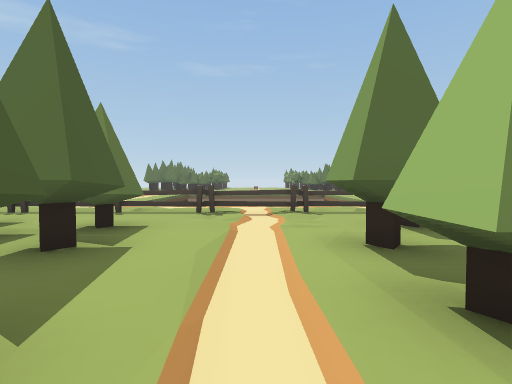
view 1 (above)

24 first-person views from a walk through a scene from a Unity 3-D project. The camera is 1.4 m above the floor, tilts 2° down and sees 80° across. The floor is counted in squares, 2 m on a side. Each view is taken from the middle of a square. On the plan, view 1 faces up. The plan holds only what a view shows up to about 10 squares ahead; the rest is blank. The place goes on beyond the plan. The player character is not drawn.

view 2
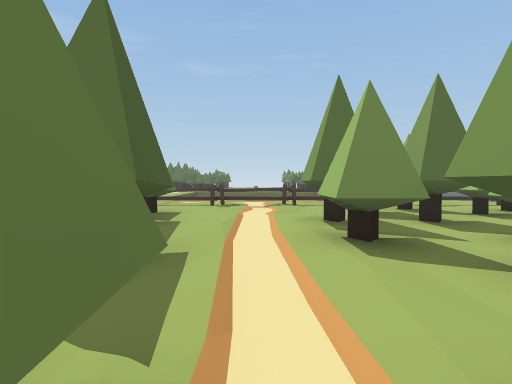

view 3
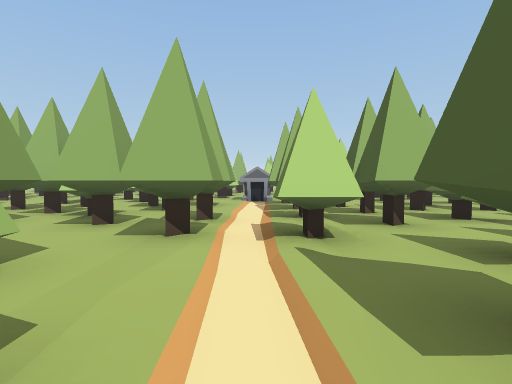

view 4
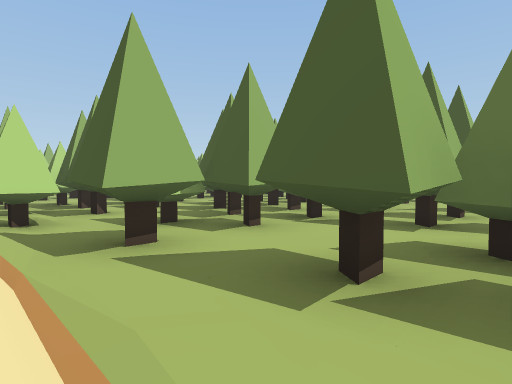

view 5
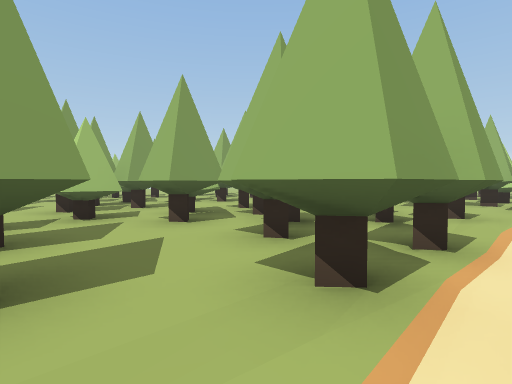

view 6
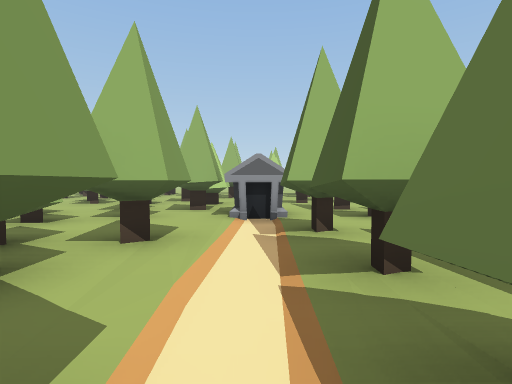

view 7
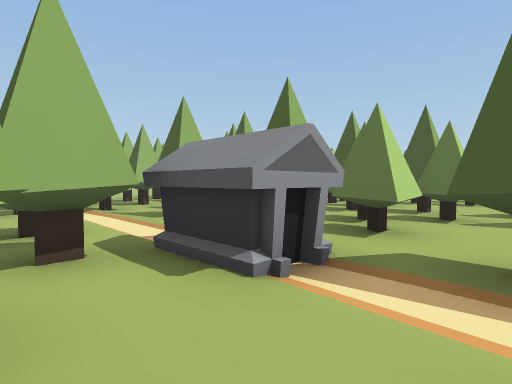

view 8
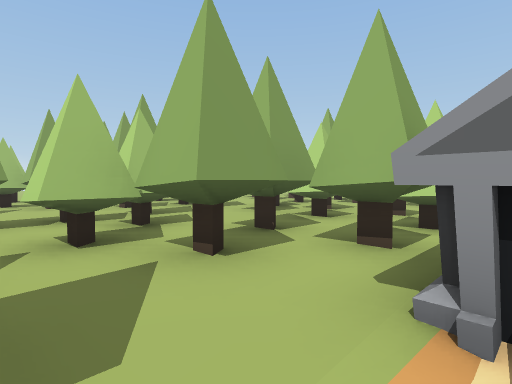

view 9
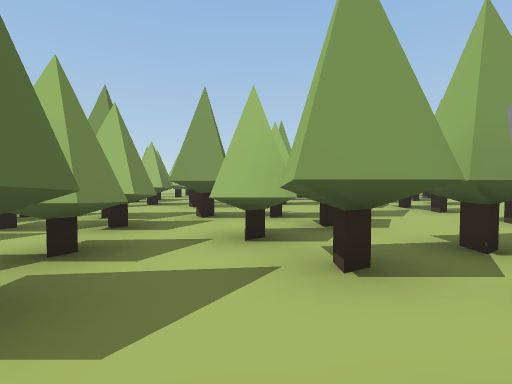

view 10
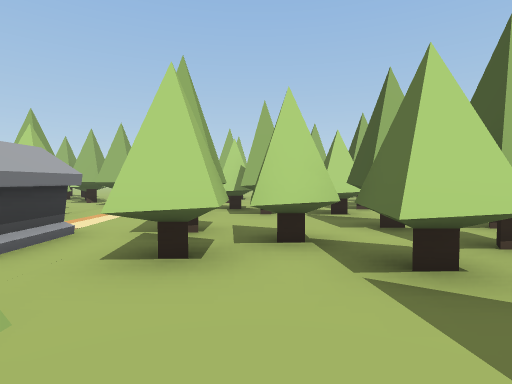

view 11
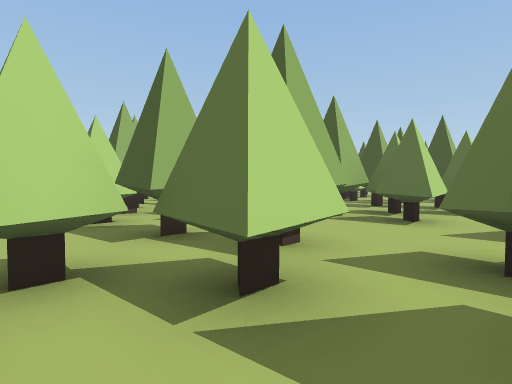

view 12
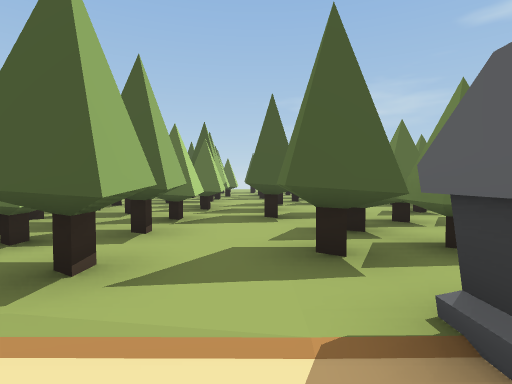

view 13
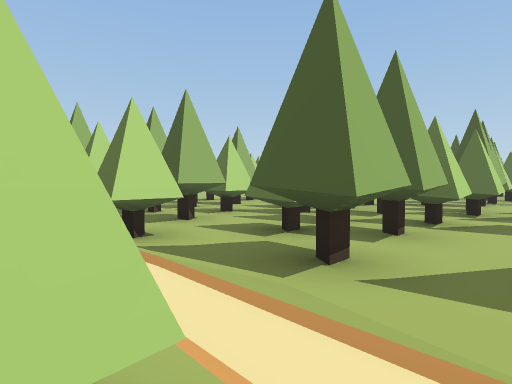

view 14
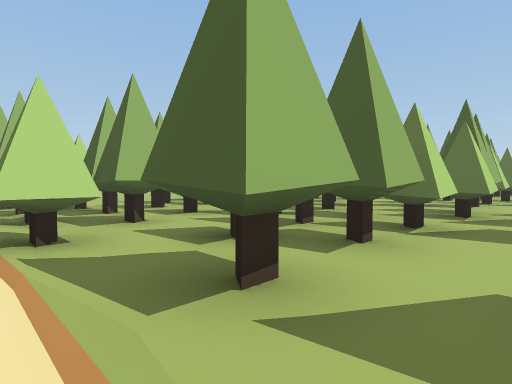

view 15
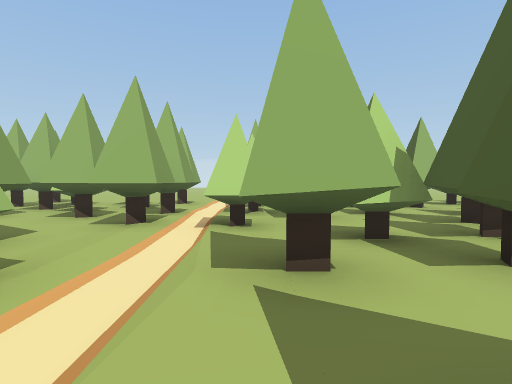

view 16
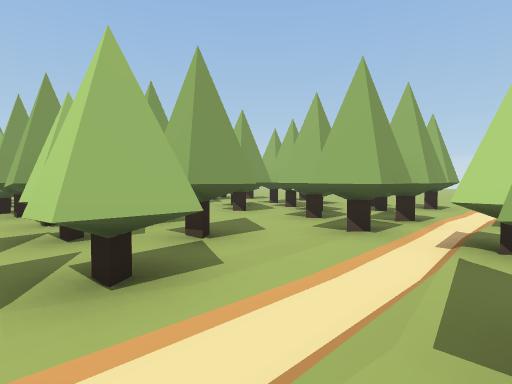

view 17
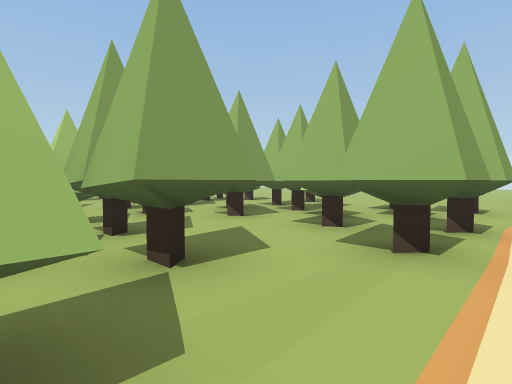

view 18
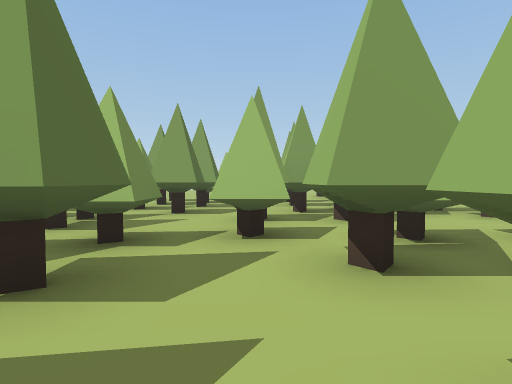

view 19
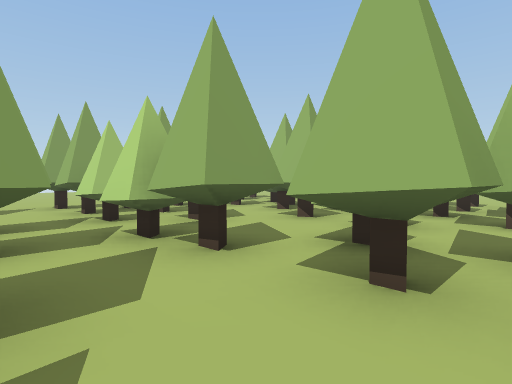

view 20
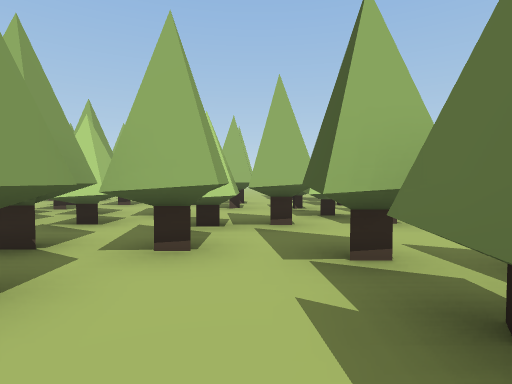

view 21
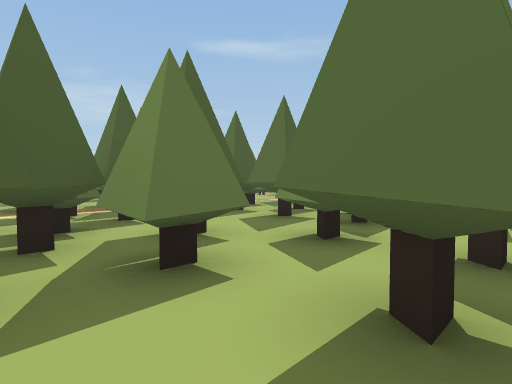

view 22
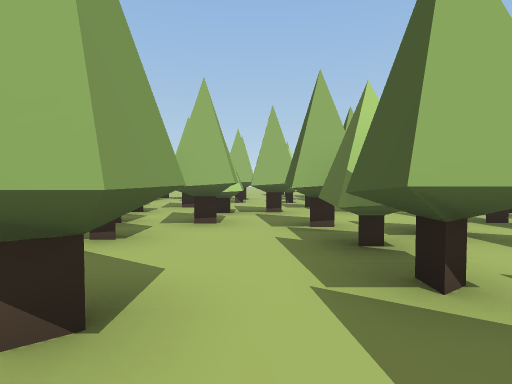

view 23
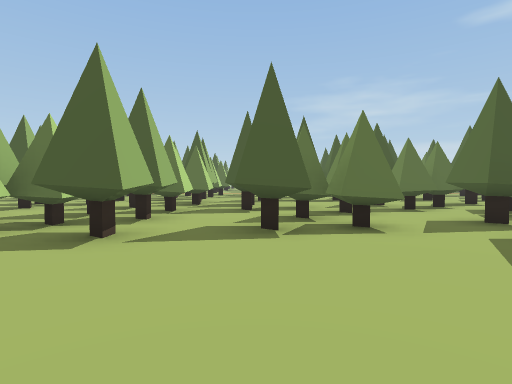

view 24
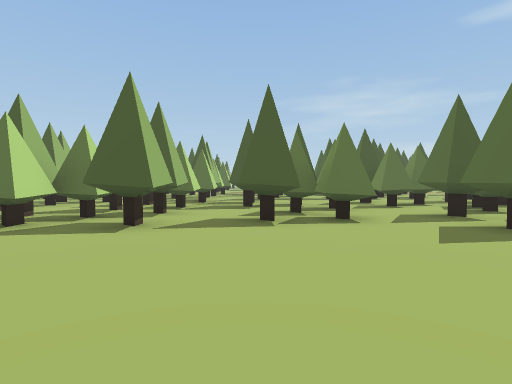

### Floor plan
Key: @ floor where view 1 was taken; # wall or solid block; x gap in a wall; . main floor; : floor 0.25 m higher than the main floor; F fence; T thing the floor can be seen under or through; O other object.
Columns run from 11 left of view 1 to 18 right of it. Each row starts with its distance up from view 1.
  8         .......
  7      OOFFFFFFFF  OO
  6         ......
  5         .....  ###
  4        .##... ###
  3     ###..#..#.#.
  2       #.....x...
  1      ##.###.#.#.
  0      #...#.@.#.#  ..
 -1      #.#x#............
 -2      ##...#.#....T##..
 -3      #.#.#:.##TTTTT##.
 -4      ....##...TTTTT####
 -5       ##.##..##TTT..#...
 -6       #..#..#.##...##..###
 -7     .# ...#......#.........
 -8  ......T.......#.#...#.#....
 -9 #.#..#.TTT.O.#..##..###......
-10 #x## ...TT.O#.#..#.###.#......
-11 #. # .#......................
-12 #####.x.TTT.#.#.TTTT.TT.#...
-13  #  ..T.TTT..#.TTT..TTTT...
-14     .T TTT...........TTTT.
-15      TT...T.#....###...T
-16       ...T..#########.#
-17       .#..#.### ######.
-18       ##.##..#   #..

Positions as (right, up) in squares from view 1, and headings:
1: (0, 0), facing up
2: (0, -2), facing up
3: (0, 2), facing down
4: (0, 4), facing down-left
5: (0, 0), facing down-right
6: (0, -3), facing down
7: (2, -7), facing down-left
8: (0, -7), facing down-right
9: (0, -8), facing right
10: (-3, -6), facing down
11: (-3, -7), facing down-left
12: (1, -11), facing left
13: (1, -11), facing down-left
14: (0, -11), facing down-left
15: (-1, -10), facing down
16: (-1, -11), facing down-right
17: (0, -12), facing down-right
18: (2, -15), facing right
19: (4, -10), facing down-right
20: (7, -7), facing down
21: (8, -5), facing up-left
22: (7, -5), facing down
23: (17, -10), facing left
24: (18, -10), facing left
